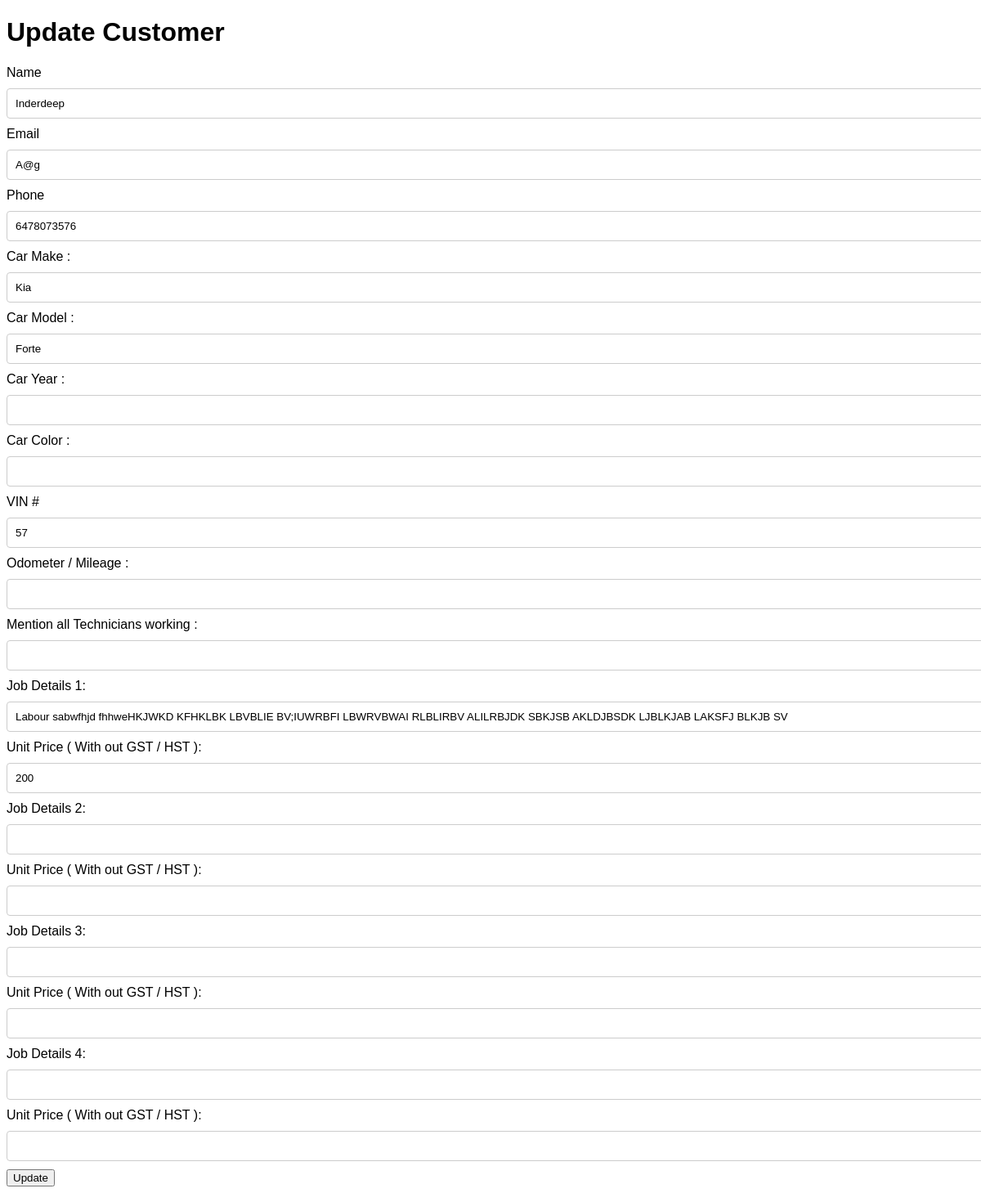
The page /customer/2 on the database its author committed.
### app.py (models this page shows)
class Customer(db.Model):
    id = db.Column(db.Integer, primary_key=True)
    name = db.Column(db.String(80), nullable=False)
    email = db.Column(db.String(120), unique=False, nullable=True)
    phone = db.Column(db.String(20), nullable=False)
    CarMake = db.Column(db.String(20), nullable=False)
    CarModel = db.Column(db.String(20), nullable=False)
    CarColor = db.Column(db.String(20), nullable=True)
    Caryear = db.Column(db.Integer, nullable=True)
    Technician = db.Column (db.String(120),nullable=True)
    Vin = db.Column(db.String(120), nullable=False)
    Odometer= db.Column(db.String(120), nullable=True)
    Job = db.Column(db.String(240), nullable=False)
    created_at = db.Column(db.DateTime, nullable=False, default=datetime.now)
    last_updated = db.Column(db.DateTime , nullable= True )
    Price = db.Column(db.Integer, nullable=False)
    Job1 = db.Column(db.String(240), nullable=True)
    Price1 = db.Column(db.Integer, nullable=True)
    Job2 = db.Column(db.String(240), nullable=True)
    Price2 = db.Column(db.Integer, nullable=True)
    Job3 = db.Column(db.String(240), nullable=True)
    Price3 = db.Column(db.Integer, nullable=True)
    Subtotal = db.Column(db.Integer, nullable=True)
    gst = db.Column(db.Integer, nullable=True)
    Total_Amount = db.Column(db.Integer, nullable=True)

### app.py (the view, shortened to what this page needs)
@app.route('/customer/<int:id>', methods=['GET', 'POST'])
def update_customer(id):
    if id == 0:  # Adding a new customer
        customer = Customer()
    else:
        customer = Customer.query.get_or_404(id)
    return render_template('update_customer.html', customer=customer)

### templates/update_customer.html (shortened to what this page needs)
<!doctype html>
<html lang="en">
<head>
    <link rel="stylesheet" href="{{ url_for('static', filename='styles.css') }}">
</head>
<body>
    <h1>{% if customer.id %}Update{% else %}Add New{% endif %} Customer</h1>
    <form action="{{ url_for('update_customer', id=customer.id) }}" method="post">
        <label for="name">Name</label>
        <input type="text" name="name" value="{{ customer.name or '' }}" required><br>
        <label for="email">Email</label>
        <input type="email" name="email" value="{{ customer.email or '' }}" ><br>
        <label for="phone">Phone</label>
        <input type="text" name="phone" value="{{ customer.phone or '' }}" required><br>
        <label for="CarMake"> Car Make :</label>
        <input type="text" name="CarMake" value="{{ customer.CarMake or '' }}" required><br>
        <label for="CarModel"> Car Model :</label>
        <input type="text" name="CarModel" value="{{ customer.CarModel or '' }}" required><br>
        <label for="Caryear"> Car Year :</label>
        <input type="text" name="Caryear" value="{{ customer.Caryear or '' }}" required><br>
        <label for="CarColor"> Car Color :</label>
        <input type="text" name="CarColor" value="{{ customer.CarColor or '' }}" required><br>
        <label for="Vin">VIN #</label>
        <input type="text" name="Vin" value="{{ customer.Vin or '' }}" required><br>
        <label for="Odometer">Odometer / Mileage :</label>
        <input type="text" name="Odometer" value="{{ customer.Odometer or '' }}" ><br>
        <label for="Technician"> Mention all Technicians working  :</label>
        <input type="text" name="Technician" value="{{ customer.Technician or '' }}" ><br>
        <label for="Job">Job Details  1:</label>
        <input type="text" name="Job" value="{{ customer.Job or '' }}" required><br>
        <label for="Price"> Unit Price ( With out GST / HST ): </label>
        <input type="Number" name="Price"  value="{{ customer.Price or '' }}" required><br>
        <label for="Job">Job Details  2:</label>
        <input type="text" name="Job1" value="{{ customer.Job1 or '' }}" ><br>
        <label for="Price1"> Unit Price ( With out GST / HST ): </label>
        <input type="Number" name="Price1"  value="{{ customer.Price1 }}" ><br>
        <label for="Job2">Job Details 3:</label>
        <input type="text" name="Job2" value="{{ customer.Job2 or '' }}" ><br>
        <label for="Price2"> Unit Price ( With out GST / HST ): </label>
        <input type="Number" name="Price2"  value="{{ customer.Price2}}" ><br>
        <label for="Job3">Job Details 4:</label>
        <input type="text" name="Job3" value="{{ customer.Job3 or '' }}" ><br>
        <label for="Price3"> Unit Price ( With out GST / HST ): </label>
        <input type="Number" name="Price3"  value="{{ customer.Price3}}" ><br>
        <button type="submit">{% if customer.id %}Update{% else %}Add{% endif %}</button>
    </form>
</body>
</html>

### static/styles.css (style rules this page uses)
body { font-family: Arial, sans-serif; }
input[type="text"], input[type="email"], input[type="number"] { width: 100%; padding: 10px; margin: 10px 0; border: 1px solid #ccc; border-radius: 4px; }

### rows shown on the page
Customer: name "Inderdeep", email "A@g", phone "6478073576", CarMake "Kia", CarModel "Forte", Vin "57", Job "Labour sabwfhjd fhhweHKJWKD KFHKLBK LBVBLIE BV;IUWRBFI LBWRVBWAI RLBLIRBV ALILRBJDK SBKJSB AKLDJBSDK LJBLKJAB LAKSFJ BLKJB SV", Price "200"
